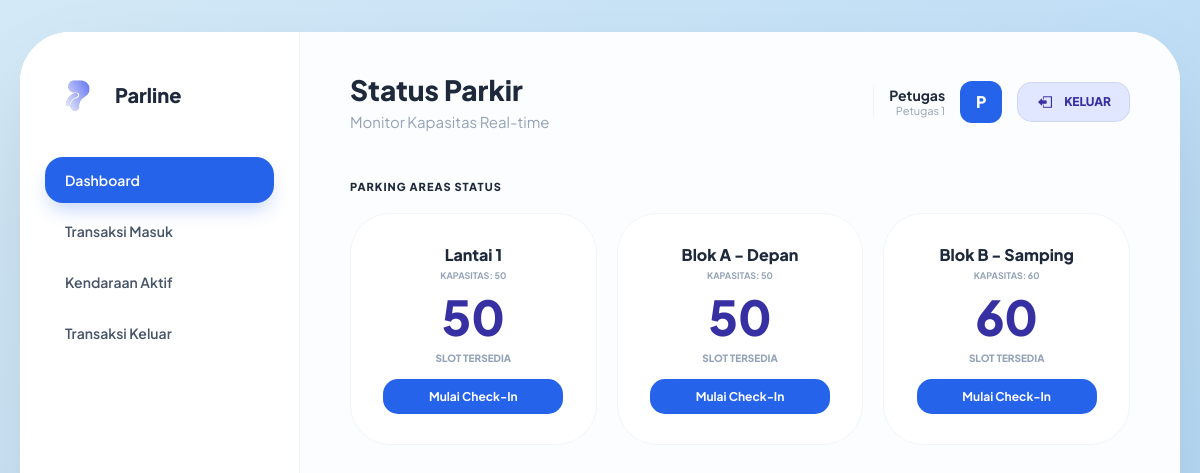
The page /petugas/dashboard.php (signed in) on the database its author committed.
### tables this page shows
CREATE TABLE `tb_area` (
  `id_area` int(11) NOT NULL,
  `nama_area` varchar(50) DEFAULT NULL,
  `kapasitas` int(5) DEFAULT NULL,
  `terisi` int(5) DEFAULT 0,
  `status` tinyint(1) DEFAULT 1
);

### petugas/dashboard.php (the view, shortened to what this page needs)
<?php
include '../config/koneksi.php';
?>
<!DOCTYPE html>
<html lang="id">
<head>
</head>
<body>
    <div class="app-container">
        <div class="sidebar">
            <div class="logo-section">
                <img src="../parline.png" alt="Logo">
                <h2>Parline</h2>
            </div>
            <div class="nav-menu">
                <a href="dashboard.php" class="active">Dashboard</a>
                <a href="transaksi_masuk.php">Transaksi Masuk</a>
                <a href="kendaraan_aktif.php">Kendaraan Aktif</a>
                <a href="transaksi_keluar.php">Transaksi Keluar</a>
            </div>
        </div>
        <div class="main-content">
            <div class="header-top">
                <div>
                    <h1 style="font-size: 28px; font-weight: 800; color: var(--text-main); margin: 0;">Status Parkir</h1>
                    <p style="color: var(--text-sub); margin: 5px 0 0 0; font-size: 15px;">Monitor Kapasitas Real-time</p>
                </div>
                <div class="user-nav-wrapper">
                    <div class="profile-stack">
                        <div style="font-weight: 700; font-size: 14px; color: var(--text-main);">Petugas</div>
                        <div style="font-size: 11px; color: var(--text-sub);"><?= $_SESSION['nama'] ?></div>
                    </div>
                    <div class="user-avatar">
                        <?= strtoupper(substr($_SESSION['nama'] ?? 'P', 0, 1)) ?>
                    </div>
                    <a href="../logout.php" class="btn-logout-direct">
                        <img src="logout.png" alt="Exit">
                        <span>KELUAR</span>
                    </a>
                </div>
            </div>
            <h2 style="font-size: 11px; font-weight: 800; margin-bottom: 20px; color: var(--text-main); text-transform: uppercase; letter-spacing: 1px;">Parking Areas Status</h2>
            <div class="area-grid">
                <?php
                $q_area = mysqli_query($koneksi, "SELECT * FROM tb_area");
                while($area = mysqli_fetch_assoc($q_area)) {
                    $id_area = $area['id_area'];
                    $t_query = mysqli_query($koneksi, "SELECT COUNT(*) as total FROM tb_transaksi WHERE status='masuk' AND id_area='$id_area'");
                    $terisi = mysqli_fetch_assoc($t_query)['total'] ?? 0;
                    $sisa_per_area = $area['kapasitas'] - $terisi;
                ?>
                <div class="area-card">
                    <h3 style="font-size: 16px; color: var(--text-main); margin: 0; font-weight: 800; white-space: nowrap; overflow: hidden; text-overflow: ellipsis;"><?= htmlspecialchars($area['nama_area']) ?></h3>
                    <div style="font-size: 9px; color: var(--text-sub); font-weight: 700; margin-top: 5px;">KAPASITAS: <?= $area['kapasitas'] ?></div>
                    <span class="count" style="color: <?= ($sisa_per_area <= 5) ? 'var(--danger)' : 'var(--indigo-mature)' ?>;">
                        <?= $sisa_per_area ?>
                    </span>
                    <div style="font-size: 10px; font-weight: 800; color: var(--text-sub);">SLOT TERSEDIA</div>
                    <a href="transaksi_masuk.php?area=<?= urlencode($area['nama_area']) ?>" class="btn-checkin">Mulai Check-In</a>
                </div>
                <?php } ?>
            </div>
        </div>
    </div>
</body>
</html>

### petugas/dashboard.php (style rules this page uses)
:root { --primary: #2563eb; --grad-bg-1: #d4e9f7; --grad-bg-2: #b2d7f5; --text-main: #1e293b; --text-sub: #94a3b8; --indigo-mature: #3730a3; --indigo-soft: #e0e7ff; --danger: #ef4444; }
* { box-sizing: border-box; font-family: 'Plus Jakarta Sans', sans-serif; }
body { margin: 0; background: linear-gradient(135deg, var(--grad-bg-1) 0%, var(--grad-bg-2) 100%); background-attachment: fixed; display: flex; justify-content: center; align-items: center; min-height: 100vh; padding: 20px; }
.app-container { width: 100%; max-width: 1400px; height: 92vh; background: white; border-radius: 50px; display: flex; overflow: hidden; box-shadow: 0 40px 100px -20px rgba(0, 0, 0, 0.15); }
.sidebar { width: 280px; background: white; padding: 40px 25px; display: flex; flex-direction: column; border-right: 1px solid #f0f4f8; }
.logo-section { display: flex; align-items: center; gap: 15px; padding: 0 10px; margin-bottom: 40px; }
.logo-section img { width: 45px; height: 45px; border-radius: 12px; }
.logo-section h2 { font-size: 20px; margin: 0; color: var(--text-main); font-weight: 800; }
.nav-menu { flex-grow: 1; }
.nav-menu a { display: flex; align-items: center; gap: 12px; padding: 14px 20px; text-decoration: none; color: #475569; font-size: 14px; font-weight: 600; margin-bottom: 5px; border-radius: 18px; transition: 0.3s; }
.nav-menu a.active { background: var(--primary); color: white; box-shadow: 0 10px 20px -5px rgba(37, 99, 235, 0.3); }
.main-content { flex: 1; background: #fcfdfe; padding: 40px 50px; overflow-y: auto; display: flex; flex-direction: column; }
.header-top { display: flex; justify-content: space-between; align-items: center; margin-bottom: 40px; }
.user-nav-wrapper { display: flex; align-items: center; gap: 15px; }
.profile-stack { text-align: right; border-left: 1px solid #f1f5f9; padding-left: 15px; }
.user-avatar { width: 42px; height: 42px; background: var(--primary); border-radius: 12px; color: white; display: flex; align-items: center; justify-content: center; font-weight: 800; font-size: 16px; }
.btn-logout-direct { display: flex; align-items: center; gap: 10px; background: var(--indigo-soft); color: var(--indigo-mature); text-decoration: none; padding: 10px 18px; border-radius: 15px; font-size: 12px; font-weight: 800; transition: 0.3s ease; border: 1px solid rgba(55, 48, 163, 0.1); }
.btn-logout-direct img { width: 18px; filter: invert(18%) sepia(48%) saturate(3651%) hue-rotate(238deg) brightness(91%) contrast(100%); }
.area-grid { display: flex; flex-wrap: nowrap; gap: 20px; width: 100%; }
.area-card { flex: 1; min-width: 0; background: white; padding: 30px 15px; border-radius: 40px; border: 1px solid #f1f5f9; text-align: center; transition: 0.3s; }
.area-card .count { font-size: 48px; font-weight: 800; color: var(--indigo-mature); margin: 5px 0; display: block; }
.btn-checkin { background: var(--primary); color: white; text-decoration: none; padding: 10px 20px; border-radius: 15px; font-size: 12px; font-weight: 700; display: inline-block; margin-top: 15px; transition: 0.3s; width: 100%; max-width: 180px; }

### rows shown on the page
tb_area: nama_area "Lantai 1", kapasitas "50"
tb_area: nama_area "Blok A - Depan", kapasitas "50"
tb_area: nama_area "Blok B - Samping", kapasitas "60"

### other values the page prints
$_SESSION['nama'] "Petugas 1"
substr($_SESSION['nama'] ?? 'P', 0, 1) "P"
